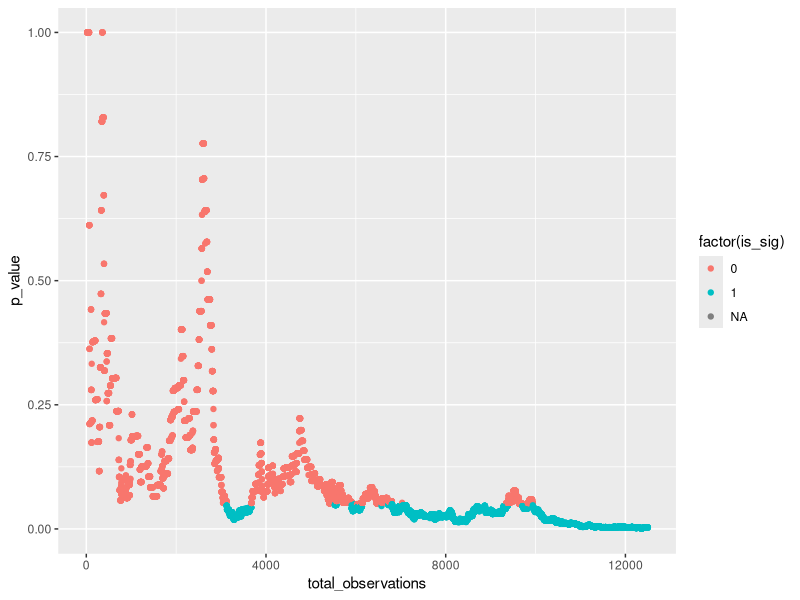

The R source for this figure:
# Author: Christopher Peters
# twitter: @statwonk

install.packages("MASS")
library(MASS)

install.packages("ggplot2")
library(ggplot2)

set.seed(1)
total.sample.size <-  25000
p_value <- rep(NA, (total.sample.size / 2) - 1)
probs_a <- rbinom(total.sample.size / 2, 1, prob = 0.02)
probs_b <- rbinom(total.sample.size / 2, 1, prob = 0.025)
for (i in 1:(total.sample.size / 2)) {
  print(i)
  if (sum(probs_a[1:i], na.rm = T) > 0 & sum(probs_b[1:i], na.rm = T) > 0) {
    p_value[i] <- chisq.test(rbind(table(probs_a[1:i]), table(probs_b[1:i])))$p.value
  }
}

df <- as.data.frame(list(total_observations = seq(1, total.sample.size / 2, 1),
                         p_value = p_value))

df$is_sig <- ifelse(p_value < 0.05, 1, 0)

ggplot(df, aes(x = total_observations, y = p_value, colour = factor(is_sig))) +
  geom_point() +
  coord_cartesian(ylim = c(0, 1))






?chisq.test
